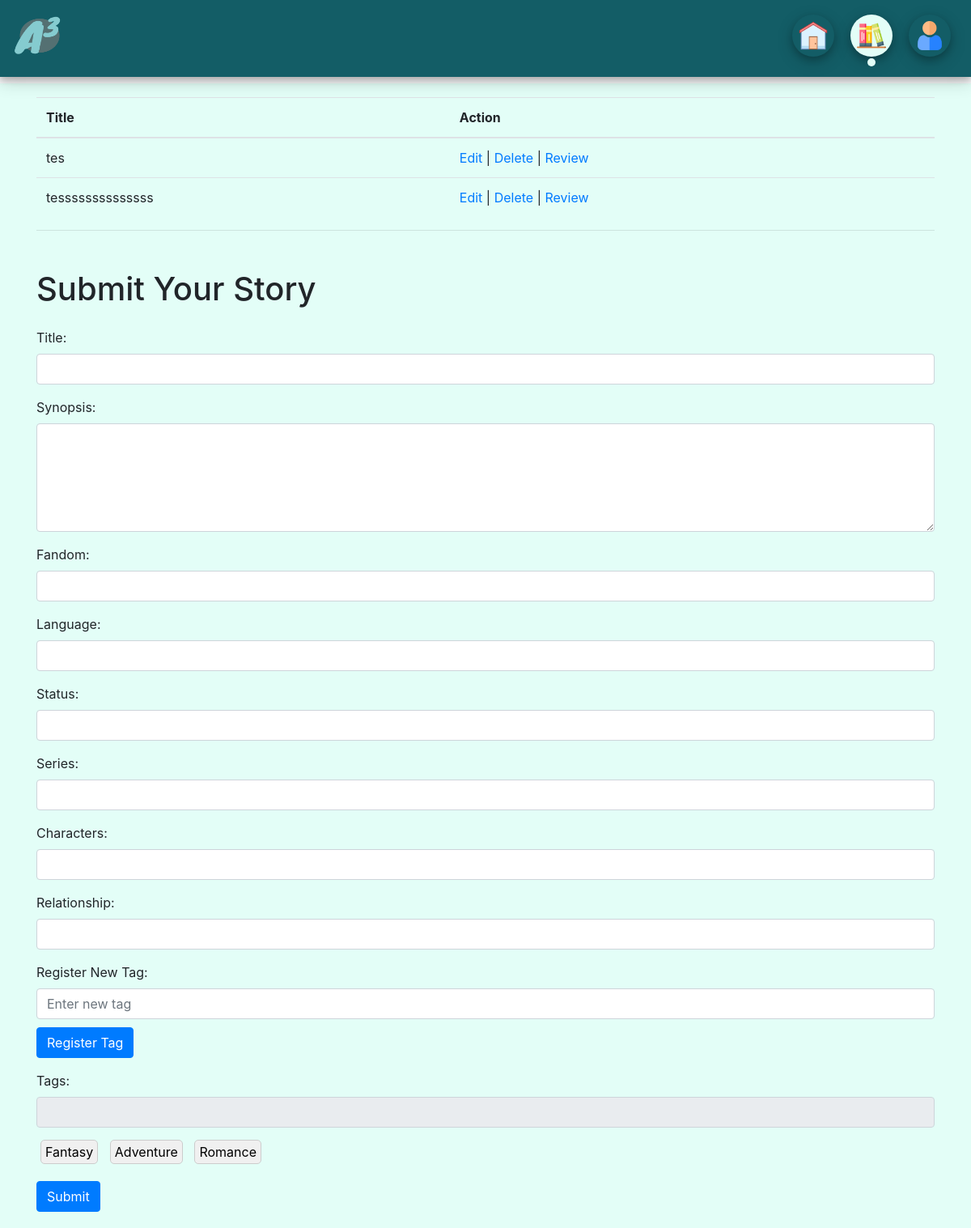
Page /write/input.php (signed in) on the earlier database version.
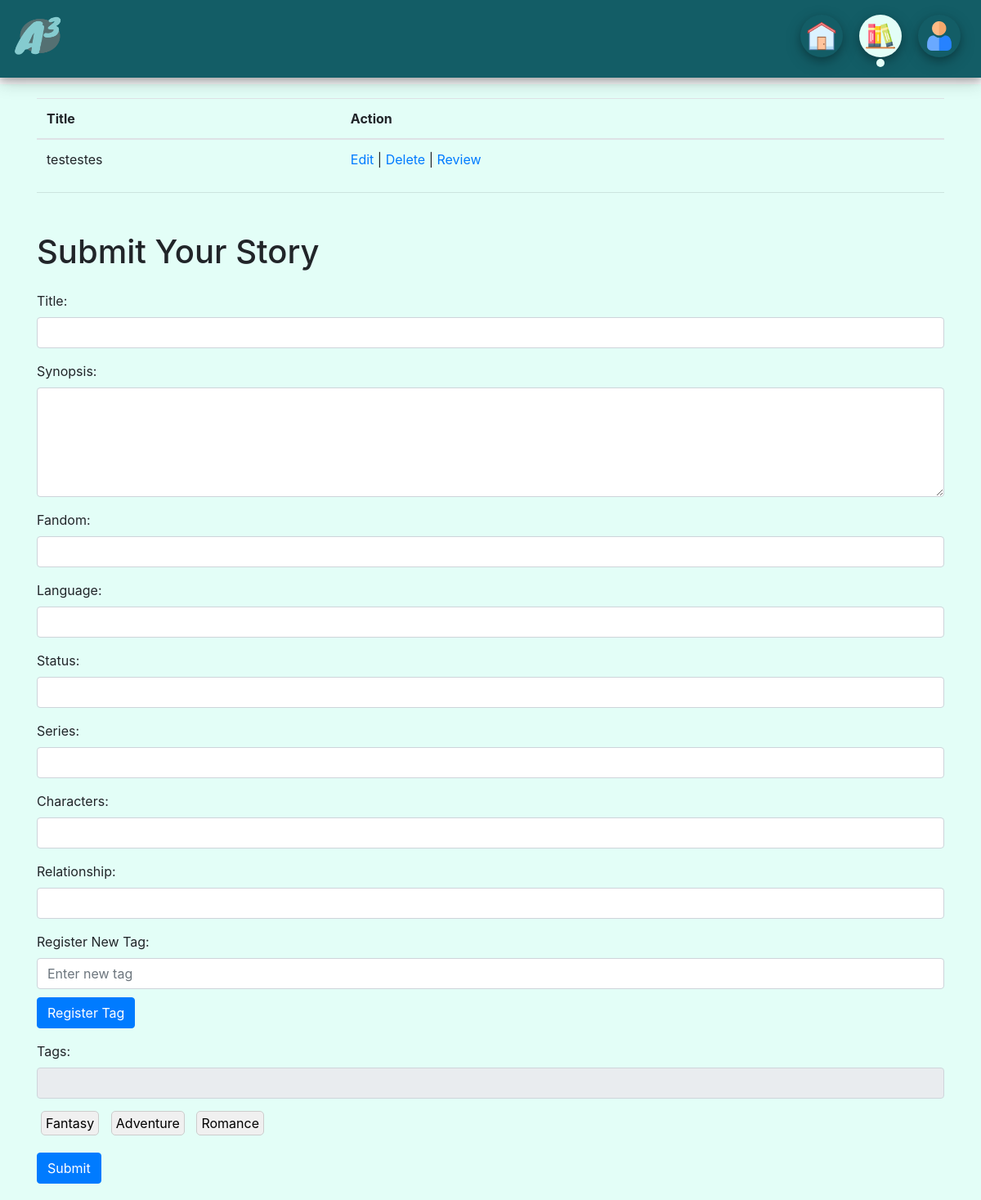
Same page on the later database version.
### tables this page shows
CREATE TABLE `stories` (
  `id` int(11) NOT NULL,
  `title` varchar(100) NOT NULL,
  `author` varchar(100) NOT NULL,
  `description` text NOT NULL,
  `user_id` int(11) DEFAULT NULL,
  `image_path` varchar(255) DEFAULT NULL,
  `Fandom` varchar(255) DEFAULT NULL,
  `Language` varchar(50) DEFAULT NULL,
  `Status` varchar(50) DEFAULT NULL,
  `Series` varchar(255) DEFAULT NULL,
  `Characters` text DEFAULT NULL,
  `Relationship` varchar(255) DEFAULT NULL,
  `Addtags` text DEFAULT NULL
);

### write/input.php (the view, shortened to what the changed rows need)
<!DOCTYPE html>
<html lang="en">
<head>
    <link rel="stylesheet" href="https://stackpath.bootstrapcdn.com/bootstrap/4.5.2/css/bootstrap.min.css">
    <link rel="stylesheet" href="./style/input.css">
</head>
<body style="background-color:#E3FEF7;">
    <div class="container">
        <h1 class="mt-5 mb-4">Writer Dashboard</h1>
        <table class="table">
            <thead>
                <tr>
                    <th>Title</th>
                    <th>Action</th>
                </tr>
            </thead>
            <tbody>
                <?php
                    $servername = "localhost";
                    $username = "root";
                    $password = "";
                    $database = "alternate_arc";
                    $conn = new mysqli($servername, $username, $password, $database);
                    $author = $_SESSION['username'];
                    $sql = "SELECT id, title, description FROM stories WHERE author = ?";
                    $stmt = $conn->prepare($sql);
                    $stmt->bind_param("s", $author);
                    $stmt->execute();
                    $result = $stmt->get_result();
                    if ($result->num_rows > 0) {
                        while ($row = $result->fetch_assoc()) {
                            echo "<tr>";
                            echo "<td>" . $row['title'] . "</td>";
                            echo "<td>
                                    <a href='edit_story.php?id=" . $row['id'] . "'>Edit</a> |
                                    <a href='delete_story.php?id=" . $row['id'] . "'>Delete</a> |
                                    <a href='story.php?id=" . $row['id'] . "'>Review</a>
                                  </td>";
                            echo "</tr>";
                        }
                    } else {
                        echo "<tr><td colspan='3'>No stories found.</td></tr>";
                    }
                ?>
            </tbody>
        </table>
        <div>
    <h1 class="mt-5 mb-4">Submit Your Story</h1>
</div>
</body>
</html>

Differences in the rows shown:
removed stories: title "tes"
removed stories: title "tessssssssssssss"
added stories: title "testestes"
